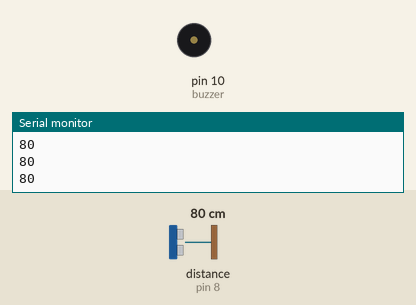
Bench run of a sketch on a simulated Arduino Uno, built with avr-gcc and run on an emulated ATmega328P. Shown: buzzer (waves = sounding), the last lines printed to the serial monitor. Wiring (inferred from the names in the program): ultrasonic range finder: trigger pin 9; echo pin 8. The inputs (shaded band) are chosen by the test bench; at power-on: distance to the obstacle (sensor on pin 8) 80 cm. The echo pulse lasts 58.3 µs per cm.

Above: at 1.2 s.
1.3 s: distance to the obstacle (sensor on pin 8) set to 2 cm
At 2.5 s:
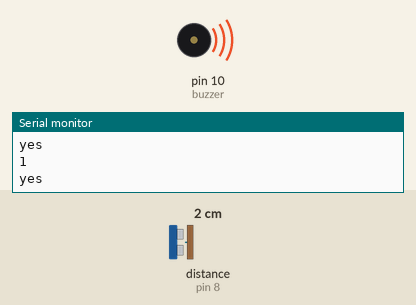
2.8 s: distance to the obstacle (sensor on pin 8) set to 4 cm
Timing chart, 0 to 5.8 s (numbered marks = the images above; inputs shaded):
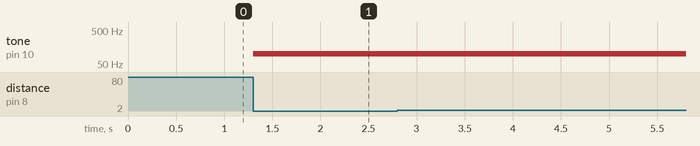

Measured:
- after the input at 1.3 s, tone on pin 10 (buzzer): silent → 100 Hz at once

The sketch:

Wire_less_doorbell.ino
```cpp
#define echoPin 8
#define trigPin 9
const int buzzer=10;

void setup() {
  // put your setup code here, to run once:
  pinMode(echoPin,INPUT);
  pinMode(trigPin,OUTPUT);
  pinMode(buzzer,OUTPUT);
  Serial.begin(9600);
}

void loop() {
  // put your main code here, to run repeatedly:
  long duration,distance;
  digitalWrite(trigPin,LOW);
  delayMicroseconds(2);
  digitalWrite(trigPin,HIGH);
  delayMicroseconds(2);
  digitalWrite(trigPin,LOW);
  delayMicroseconds(2);
  duration=pulseIn(echoPin,HIGH);
  distance=(duration/2)/29.1;
  Serial.println(distance);

  if(distance<=5){
    tone(buzzer,100);
    Serial.println("yes");
  }
  else{
    noTone(buzzer);
  }
}
```
